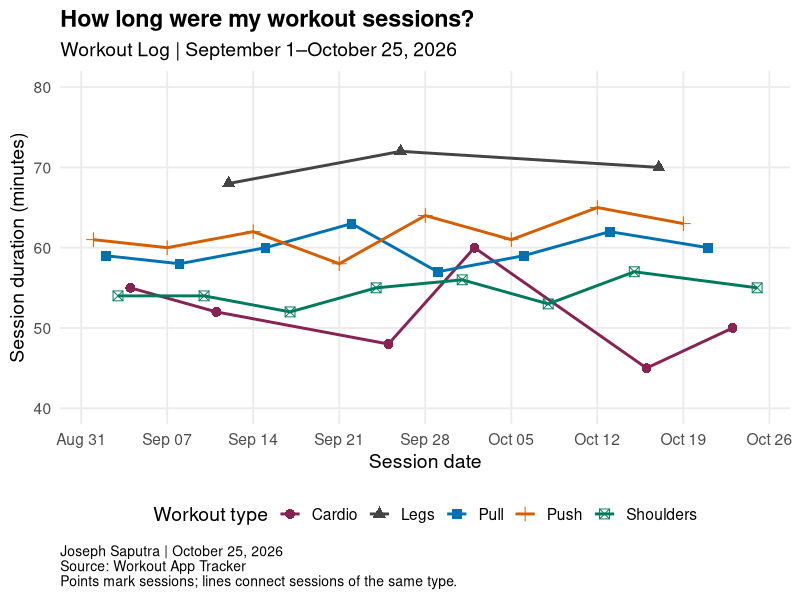
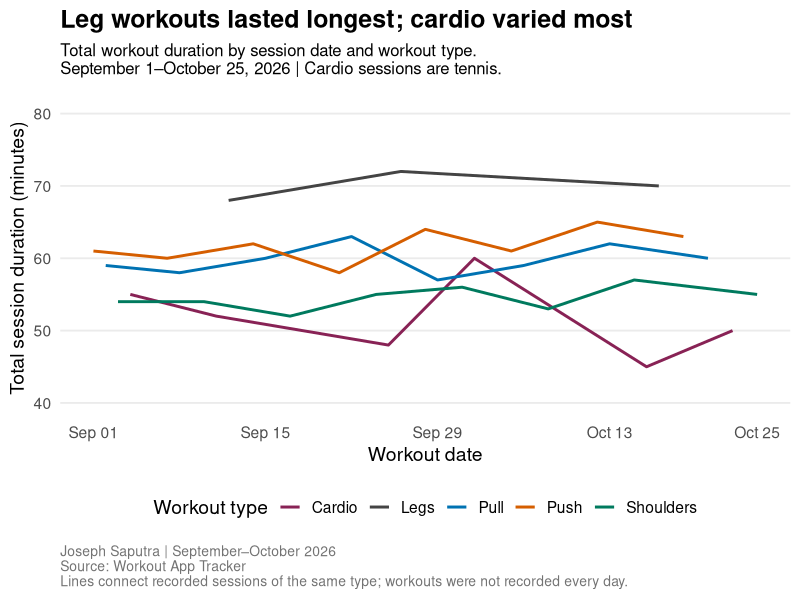
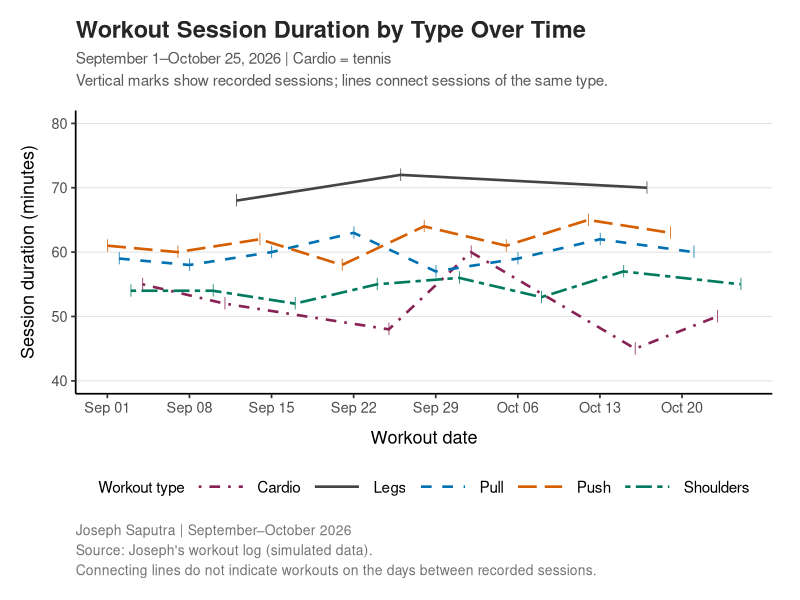

Source code (R) for these figures, in order:
## ---- chunk 1
#| fig-width: 11
#| fig-height: 6
#| fig-alt: "A line graph shows simulated workout session durations from September 1 to October 25, 2026. Five colored lines represent push, pull, shoulders, legs, and cardio. Points mark individual sessions. Leg sessions last longest, while cardio duration varies most."

library(tidyverse)

# Load the detailed dataset
workout_details <- read_csv("workout_details.csv")

workout_details$date <- as.Date(workout_details$date)

# Put tennis in the Cardio category
workout_details$workout[
  workout_details$exercise == "Tennis"
] <- "Cardio"

# Keep one row per session
workouts <- workout_details %>%
  distinct(date, workout, session_duration_min)

# Create one graph with five lines
line_plot <- ggplot(
  workouts,
  aes(
    x = date,
    y = session_duration_min,
    color = workout,
    group = workout
  )
) +
  geom_line(linewidth = 1) +
  geom_point(
    aes(shape = workout),
    size = 3
  ) +
  scale_color_manual(
    values = c(
      "Push" = "#D55E00",
      "Pull" = "#0072B2",
      "Shoulders" = "#007A5E",
      "Legs" = "#444444",
      "Cardio" = "#882255"
    )
  ) +
  scale_x_date(
    date_breaks = "1 week",
    date_labels = "%b %d"
  ) +
  scale_y_continuous(
    limits = c(40, 80),
    breaks = seq(40, 80, 10)
  ) +
  labs(
    title = "How long were my workout sessions?",
    subtitle = "Workout Log | September 1–October 25, 2026",
    x = "Session date",
    y = "Session duration (minutes)",
    color = "Workout type",
    shape = "Workout type",
    caption = paste(
      "Joseph Saputra | October 25, 2026",
      "Source: Workout App Tracker",
      "Points mark sessions; lines connect sessions of the same type.",
      sep = "\n"
    )
  ) +
  theme_minimal(base_size = 14) +
  theme(
    legend.position = "bottom",
    panel.grid.minor = element_blank(),
    plot.title = element_text(face = "bold"),
    plot.caption = element_text(hjust = 0, size = 10)
  )

line_plot
## ---- chunk 2

#| fig-width: 11
#| fig-height: 6.5
#| fig-alt: "A line graph of simulated workout durations from September 1 to October 25, 2026. Leg workouts last around 70 minutes. Cardio varies most, between approximately 45 and 60 minutes. Other workout types remain relatively stable, with no clear overall upward or downward trend."

library(tidyverse)

# Load the data
workout_details <- read_csv("workout_details.csv")

workout_details$date <- as.Date(workout_details$date)

# Put tennis in the Cardio category
workout_details$workout[
  workout_details$exercise == "Tennis"
] <- "Cardio"

# Keep one row per workout session
workouts <- workout_details %>%
  distinct(date, workout, session_duration_min)

ggplot(
  workouts,
  aes(
    x = date,
    y = session_duration_min,
    color = workout,
    group = workout
  )
) +
  geom_line(linewidth = 1) +
  scale_color_manual(
    values = c(
      "Push" = "#D55E00",
      "Pull" = "#0072B2",
      "Shoulders" = "#007A5E",
      "Legs" = "#444444",
      "Cardio" = "#882255"
    )
  ) +
  scale_x_date(
    breaks = as.Date(c(
      "2026-09-01",
      "2026-09-15",
      "2026-09-29",
      "2026-10-13",
      "2026-10-25"
    )),
    date_labels = "%b %d"
  ) +
  scale_y_continuous(
    limits = c(40, 80),
    breaks = seq(40, 80, 10)
  ) +
 labs(
  title = "Leg workouts lasted longest; cardio varied most",
  subtitle = paste(
    "Total workout duration by session date and workout type.",
    "September 1–October 25, 2026 | Cardio sessions are tennis.",
    sep = "\n"
  ),
  x = "Workout date",
  y = "Total session duration (minutes)",
  color = "Workout type",
  caption = paste(
    "Joseph Saputra | September–October 2026",
    "Source: Workout App Tracker",
    "Lines connect recorded sessions of the same type; workouts were not recorded every day.",
    sep = "\n"
  )
) +
  theme_minimal(base_size = 14) +
  theme(
    legend.position = "bottom",
    panel.grid.minor = element_blank(),
    panel.grid.major.x = element_blank(),
    plot.title = element_text(
      face = "bold",
      size = 18
    ),
    plot.subtitle = element_text(
      size = 12,
      margin = margin(b = 15)
    ),
    plot.caption = element_text(
      color = "gray45",
      hjust = 0,
      size = 10,
      margin = margin(t = 12)
    )
  )

## ---- chunk 3
#| fig-width: 11
#| fig-height: 6.5
#| fig-alt: "A line graph of simulated workout durations from September 1 to October 25, 2026. Five colors and line patterns distinguish workout types. Small vertical marks indicate recorded sessions. Leg workouts last longest, around 70 minutes, while cardio durations vary most."

library(tidyverse)

# Load the data
workout_details <- read_csv("workout_details.csv")

workout_details$date <- as.Date(workout_details$date)

# Put tennis in the Cardio category
workout_details$workout[
  workout_details$exercise == "Tennis"
] <- "Cardio"

# Keep one row per workout session
workouts <- workout_details %>%
  distinct(date, workout, session_duration_min)

ggplot(
  workouts,
  aes(
    x = date,
    y = session_duration_min,
    color = workout,
    linetype = workout,
    group = workout
  )
) +
  geom_line(linewidth = 0.9) +

  # Small vertical marks show recorded sessions without dots
  geom_point(
    shape = 124,
    size = 3,
    show.legend = FALSE
  ) +

  scale_color_manual(
    values = c(
      "Push" = "#D55E00",
      "Pull" = "#0072B2",
      "Shoulders" = "#007A5E",
      "Legs" = "#444444",
      "Cardio" = "#882255"
    )
  ) +

  # Different line patterns help readers distinguish workout types
  scale_linetype_manual(
    values = c(
      "Push" = "longdash",
      "Pull" = "dashed",
      "Shoulders" = "twodash",
      "Legs" = "solid",
      "Cardio" = "dotdash"
    )
  ) +

  # Label dates every seven days, starting September 1
  scale_x_date(
    breaks = seq(
      as.Date("2026-09-01"),
      as.Date("2026-10-25"),
      by = "7 days"
    ),
    date_labels = "%b %d"
  ) +

  scale_y_continuous(
    limits = c(40, 80),
    breaks = seq(40, 80, 10)
  ) +

  labs(
    title = "Workout Session Duration by Type Over Time",
    subtitle = paste(
      "September 1–October 25, 2026 | Cardio = tennis",
      "Vertical marks show recorded sessions; lines connect sessions of the same type.",
      sep = "\n"
    ),
    x = "Workout date",
    y = "Session duration (minutes)",
    color = "Workout type",
    linetype = "Workout type",
    caption = paste(
      "Joseph Saputra | September–October 2026",
      "Source: Joseph's workout log (simulated data).",
      "Connecting lines do not indicate workouts on the days between recorded sessions.",
      sep = "\n"
    )
  ) +

  theme_classic(base_size = 13) +

  theme(
    # Light horizontal gridlines help compare durations
    panel.grid.major.y = element_line(
      color = "gray90",
      linewidth = 0.4
    ),

    plot.title = element_text(
      face = "bold",
      size = 17,
      color = "gray15"
    ),

    plot.subtitle = element_text(
      size = 11,
      color = "gray35",
      lineheight = 1.2,
      margin = margin(b = 15)
    ),

    axis.text = element_text(
      color = "gray30"
    ),

    axis.title.x = element_text(
      margin = margin(t = 10)
    ),

    axis.title.y = element_text(
      margin = margin(r = 10)
    ),

    legend.position = "bottom",
    legend.key.width = grid::unit(1.4, "cm"),
    legend.text = element_text(size = 11),
    legend.title = element_text(size = 11),

    plot.caption = element_text(
      color = "gray45",
      hjust = 0,
      size = 10,
      lineheight = 1.2,
      margin = margin(t = 12)
    ),

    plot.margin = margin(15, 20, 15, 15)
  )
